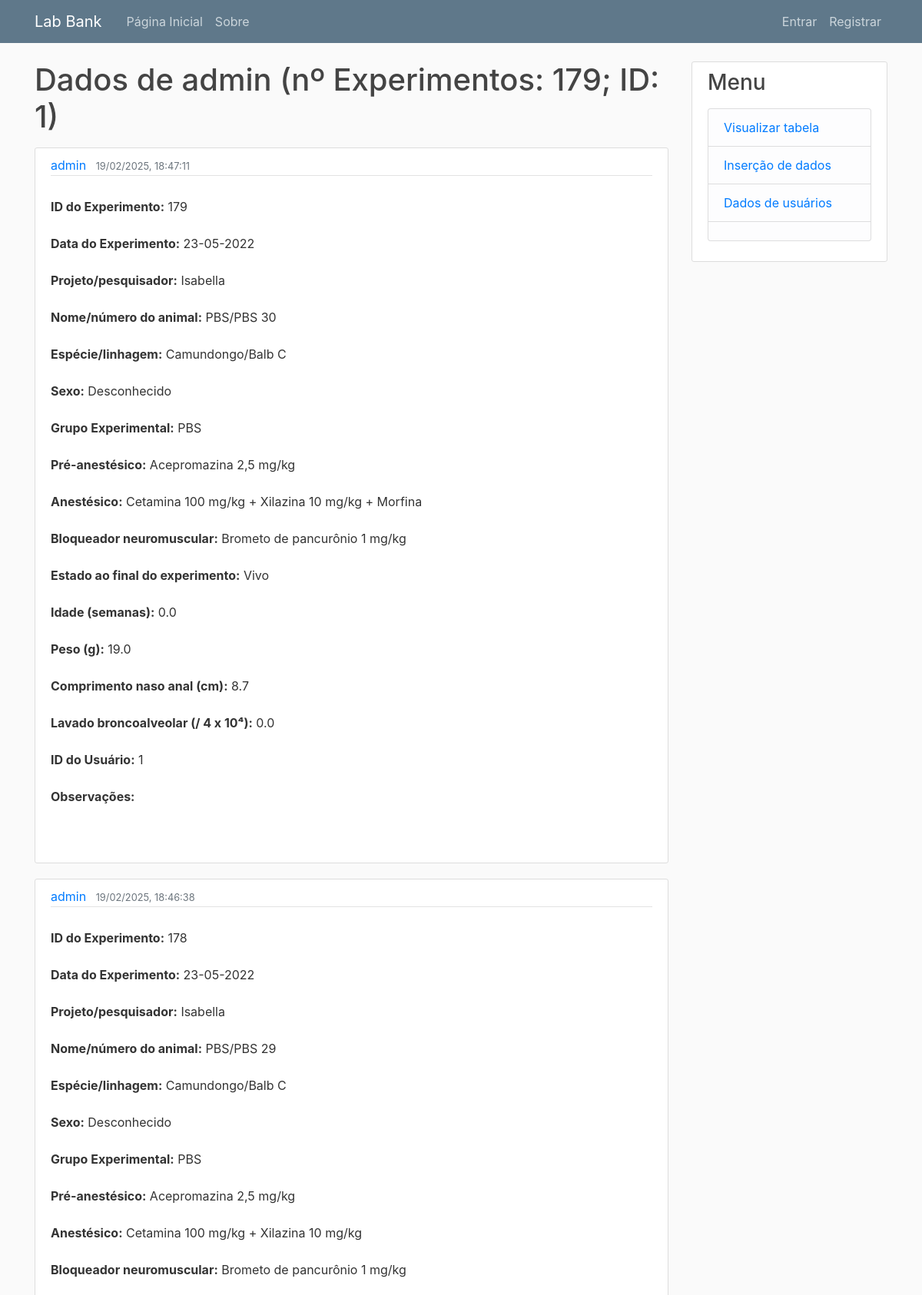
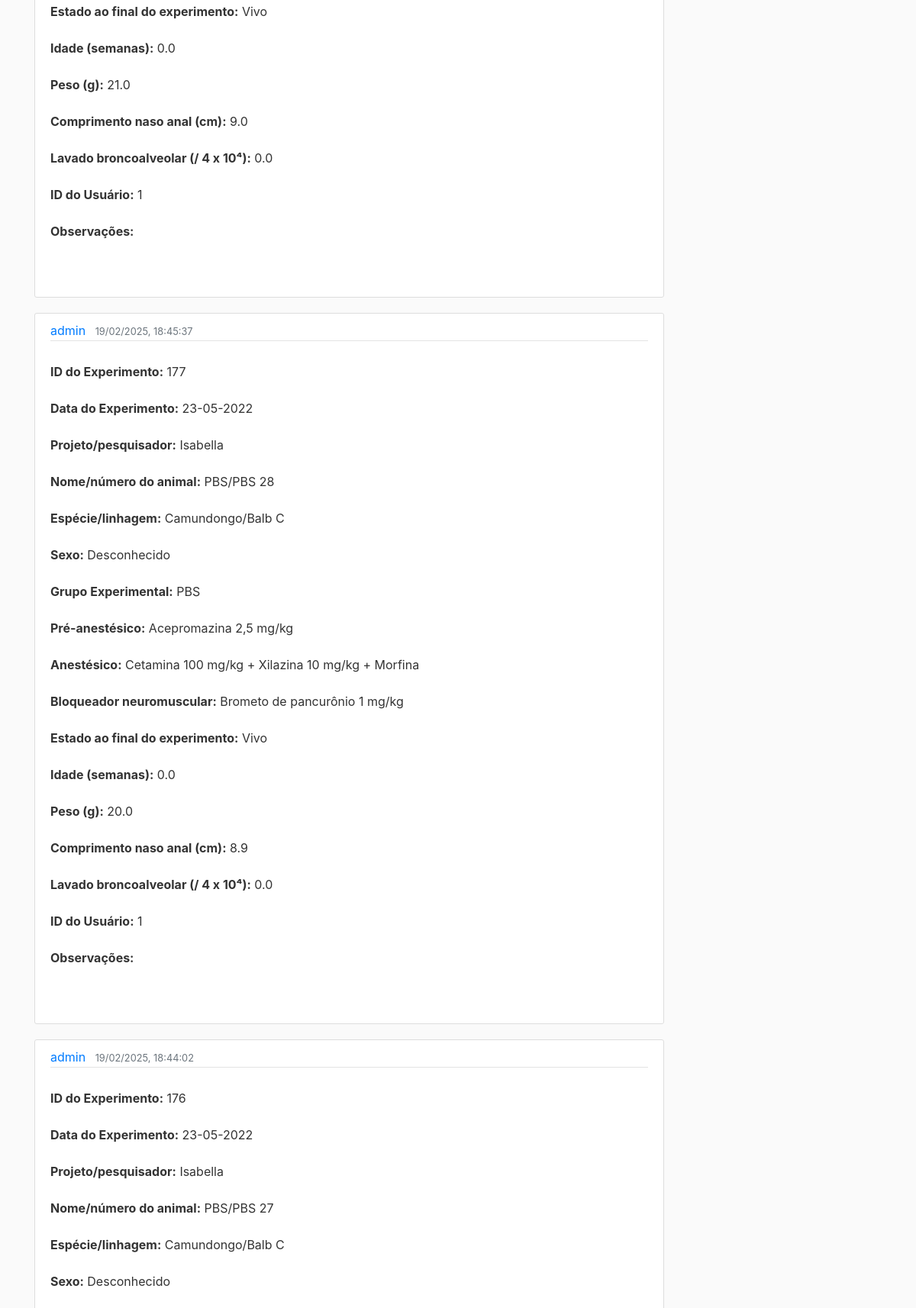
The page /table/admin (upper part) on the database its author committed (2 pictures, top to bottom).
### lab_bank/models.py (models this page shows, shortened)
class User(db.Model, UserMixin):
    id = db.Column(db.Integer, primary_key=True)
    username = db.Column(db.String(100), unique=True, nullable=False)
    email = db.Column(db.String(200), unique=True, nullable=False)
    profile_picture = db.Column(db.String(20), nullable=False, default='default.jpg')
    password = db.Column(db.String(60))
    is_admin = db.Column(db.Boolean, default=False)
    posts = db.relationship('Post', backref='author', lazy=True)
    subjects = db.relationship('Subject', backref='owner', lazy=True)

class Subject(db.Model):
    id = db.Column(db.Integer, primary_key=True)
    date = db.Column(db.Date, nullable=False)
    lineage = db.Column(db.String(50), nullable=False)
    sex = db.Column(db.String(50), nullable=False)
    ova_or_control = db.Column(db.String(50), nullable=False)
    dead_or_alive = db.Column(db.String(50), nullable=False)
    acepromazine = db.Column(db.String(50), nullable=False)
    anesthesic = db.Column(db.String(50), nullable=False)
    neuromuscular_blocker = db.Column(db.String(50), nullable=False)
    age = db.Column(db.Float, nullable=False)
    weight = db.Column(db.Float, nullable=False)
    project = db.Column(db.String(255), nullable=True)
    name_number = db.Column(db.String(255), nullable=True)
    naso_anal_length = db.Column(db.Float, nullable=True)
    bronchoalveolar_lavage = db.Column(db.Float, nullable=True)
    user_id = db.Column(db.Integer, db.ForeignKey('user.id'), nullable=False)
    excel_file_path = db.Column(db.String(255), nullable=True)
    flexivent = db.Column(db.String(50), nullable=False)
    date_created = db.Column(db.DateTime, default=datetime.utcnow)
    observations = db.Column(Text, nullable=True)

### lab_bank/table/routes.py (the view)
@table.route("/table/<string:username>")
def user_subjects(username):
    page = request.args.get('page', 1, type=int)
    user = User.query.filter_by(username=username).first_or_404()
    subjects = Subject.query.filter_by(user_id=user.id).order_by(Subject.id.desc()).paginate(page=page, per_page=7)
    return render_template('user_subjects.html', user=user, title=f'Dados de {username}', subjects=subjects)

### lab_bank/templates/user_subjects.html (shortened to what this page needs)
{% extends 'layout.html' %}
{% block content %}
<h1 class="mb-3"> Dados de {{ user.username }} (nº Experimentos: {{ subjects.total }}; ID: {{ user.id }})</h1>
{% for subject in subjects.items %}
	<article class="media content-section">
		<div class="media-body">
			<div class="article-metadata">
				<a class="mr-2" href="{{ url_for('table.user_subjects', username=subject.owner.username) }}">{{ user.username }}</a>
				<small class="text-muted">{{ subject.date_created.strftime('%d/%m/%Y, %H:%M:%S') }}</small>
			</div>
			<p class="article-content">
				<strong>ID do Experimento:</strong> {{ subject.id }}<br>
				<strong>Data do Experimento:</strong> {{ subject.date.strftime('%d-%m-%Y') if subject.date else 'N/A' }}<br>
				<strong>Projeto/pesquisador:</strong> {{ subject.project }}<br>
				<strong>Nome/número do animal:</strong> {{ subject.name_number }}<br>
				<strong>Espécie/linhagem:</strong> {{ subject.lineage }}<br>
				<strong>Sexo:</strong> {{ subject.sex }}<br>
				<strong>Grupo Experimental:</strong> {{ subject.ova_or_control }}<br>
				<strong>Pré-anestésico:</strong> {{ subject.acepromazine }}<br>
				<strong>Anestésico:</strong> {{ subject.anesthesic }}<br>
				<strong>Bloqueador neuromuscular:</strong> {{ subject.neuromuscular_blocker }}<br>
				<strong>Estado ao final do experimento:</strong> {{ subject.dead_or_alive }}<br>
				<strong>Idade (semanas):</strong> {{ subject.age }}<br>
				<strong>Peso (g):</strong> {{ subject.weight }}<br>
				<strong>Comprimento naso anal (cm):</strong> {{ subject.naso_anal_length }}<br>
				<strong>Lavado broncoalveolar (/ 4 x 10⁴):</strong> {{ subject.bronchoalveolar_lavage }}<br>
				<strong>ID do Usuário:</strong> {{ subject.user_id }}<br>
				<strong>Observações:</strong> {{ subject.observations }}<br>
			</p>
	</article>
{% endfor %}
{% endblock %}

### lab_bank/static/main.css (style rules this page uses)
body { background: #fafafa; color: #333333; margin-top: 5rem; }
h1, h2, h3, h4, h5, h6 { color: #444444; }
.content-section { background: #ffffff; padding: 10px 20px; border: 1px solid #dddddd; border-radius: 3px; margin-bottom: 20px; }
.article-content { white-space: pre-line; }
.article-metadata { padding-bottom: 1px; margin-bottom: 4px; border-bottom: 1px solid #e3e3e3 }

### rows shown on the page
User: username "admin", id "1"
Subject: date_created "19/02/2025, 18:47:11", id "179", date "23-05-2022", project "Isabella", name_number "PBS/PBS 30", lineage "Camundongo/Balb C", sex "Desconhecido", ova_or_control "PBS", acepromazine "Acepromazina 2,5 mg/kg", anesthesic "Cetamina 100 mg/kg + Xilazina 10 mg/kg + Morfina", neuromuscular_blocker "Brometo de pancurônio 1 mg/kg", dead_or_alive "Vivo", age "0.0", weight "19.0", naso_anal_length "8.7", bronchoalveolar_lavage "0.0", user_id "1"
Subject: date_created "19/02/2025, 18:46:38", id "178", date "23-05-2022", project "Isabella", name_number "PBS/PBS 29", lineage "Camundongo/Balb C", sex "Desconhecido", ova_or_control "PBS", acepromazine "Acepromazina 2,5 mg/kg", anesthesic "Cetamina 100 mg/kg + Xilazina 10 mg/kg", neuromuscular_blocker "Brometo de pancurônio 1 mg/kg", dead_or_alive "Vivo", age "0.0", weight "21.0", naso_anal_length "9.0", bronchoalveolar_lavage "0.0", user_id "1"
Subject: date_created "19/02/2025, 18:45:37", id "177", date "23-05-2022", project "Isabella", name_number "PBS/PBS 28", lineage "Camundongo/Balb C", sex "Desconhecido", ova_or_control "PBS", acepromazine "Acepromazina 2,5 mg/kg", anesthesic "Cetamina 100 mg/kg + Xilazina 10 mg/kg + Morfina", neuromuscular_blocker "Brometo de pancurônio 1 mg/kg", dead_or_alive "Vivo", age "0.0", weight "20.0", naso_anal_length "8.9", bronchoalveolar_lavage "0.0", user_id "1"
Subject: date_created "19/02/2025, 18:44:02", id "176", date "23-05-2022", project "Isabella", name_number "PBS/PBS 27", lineage "Camundongo/Balb C", sex "Desconhecido"

### other values the page prints
{{ subjects.total }} "179"
